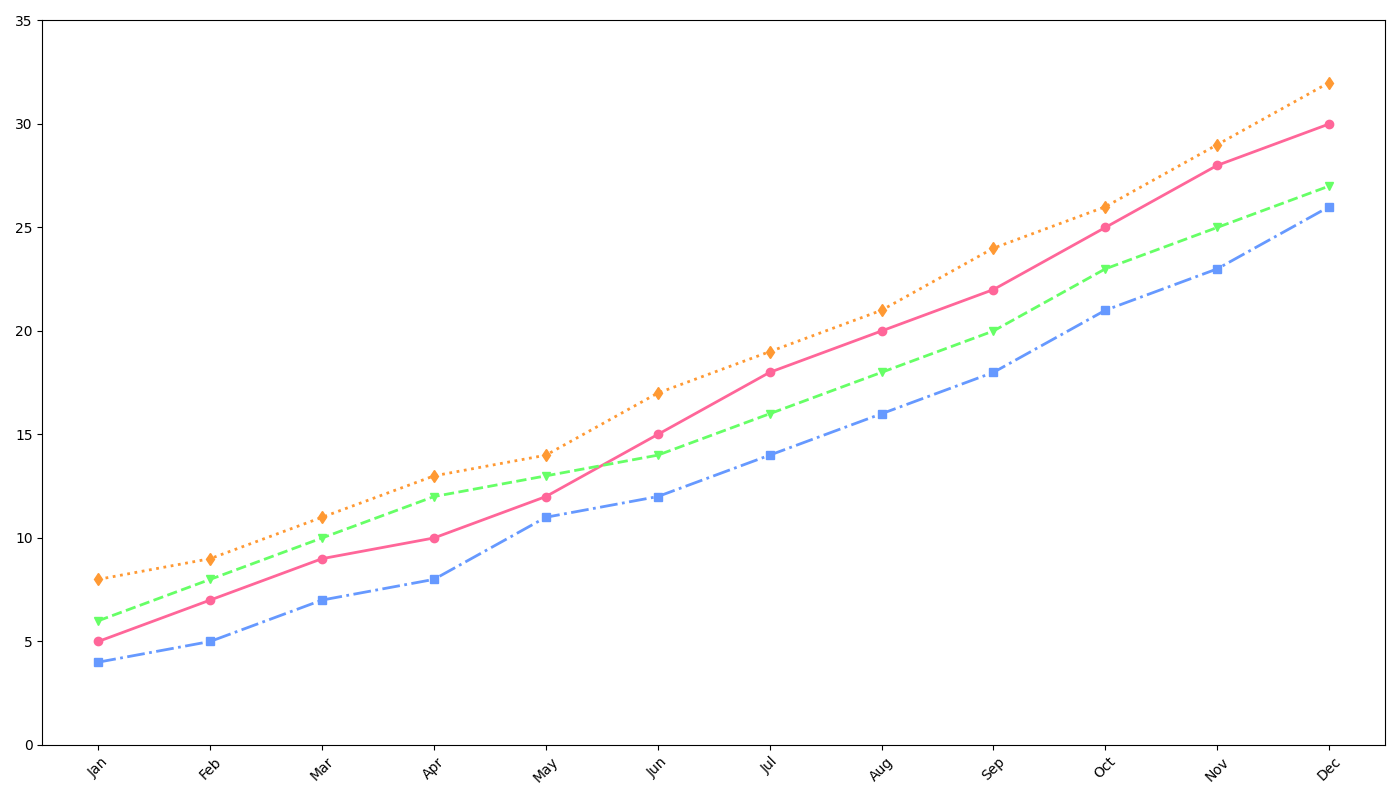

Reproduce this figure in Python.
import matplotlib.pyplot as plt
import numpy as np

months = np.array([
    'Jan', 'Feb', 'Mar', 'Apr', 'May', 'Jun', 
    'Jul', 'Aug', 'Sep', 'Oct', 'Nov', 'Dec'
])

model_alpha_sales = np.array([5, 7, 9, 10, 12, 15, 18, 20, 22, 25, 28, 30])
model_beta_sales = np.array([6, 8, 10, 12, 13, 14, 16, 18, 20, 23, 25, 27])
model_gamma_sales = np.array([4, 5, 7, 8, 11, 12, 14, 16, 18, 21, 23, 26])
model_delta_sales = np.array([8, 9, 11, 13, 14, 17, 19, 21, 24, 26, 29, 32])

fig, ax = plt.subplots(figsize=(14, 8))

# Updated set of colors
new_colors = ['#FF6699', '#66FF66', '#6699FF', '#FF9933']
linestyles = ['-', '--', '-.', ':']
markers = ['o', 'v', 's', 'd']

for sales, color, linestyle, marker in zip(
    [model_alpha_sales, model_beta_sales, model_gamma_sales, model_delta_sales],
    new_colors, linestyles, markers):
    
    ax.plot(months, sales, marker=marker, linestyle=linestyle, linewidth=2, color=color)

ax.set_xlim(-0.5, len(months)-0.5)
ax.set_ylim(0, 35)

plt.xticks(np.arange(len(months)), months, rotation=45)
plt.tight_layout()

plt.show()
